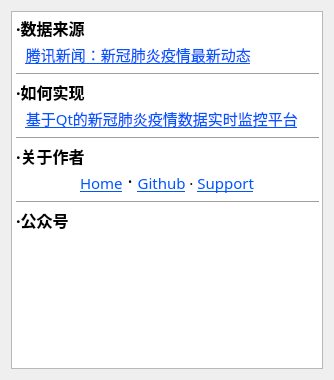
<?xml version="1.0" encoding="UTF-8"?>
<ui version="4.0">
 <class>about</class>
 <widget class="QDialog" name="about">
  <property name="geometry">
   <rect>
    <x>0</x>
    <y>0</y>
    <width>334</width>
    <height>380</height>
   </rect>
  </property>
  <property name="windowTitle">
   <string>Dialog</string>
  </property>
  <layout class="QVBoxLayout" name="verticalLayout">
   <item>
    <widget class="QTextBrowser" name="tb_about">
     <property name="font">
      <font>
       <family>黑体</family>
       <pointsize>7</pointsize>
      </font>
     </property>
     <property name="html">
      <string>&lt;!DOCTYPE HTML PUBLIC &quot;-//W3C//DTD HTML 4.0//EN&quot; &quot;http://www.w3.org/TR/REC-html40/strict.dtd&quot;&gt;
&lt;html&gt;&lt;head&gt;&lt;meta name=&quot;qrichtext&quot; content=&quot;1&quot; /&gt;&lt;style type=&quot;text/css&quot;&gt;
p, li { white-space: pre-wrap; }
&lt;/style&gt;&lt;/head&gt;&lt;body style=&quot; font-family:'黑体'; font-size:7pt; font-weight:400; font-style:normal;&quot;&gt;
&lt;p style=&quot; margin-top:0px; margin-bottom:0px; margin-left:0px; margin-right:0px; -qt-block-indent:0; text-indent:0px;&quot;&gt;&lt;span style=&quot; font-size:12pt; font-weight:600;&quot;&gt;·数据来源&lt;/span&gt;&lt;/p&gt;
&lt;p style=&quot; margin-top:0px; margin-bottom:0px; margin-left:0px; margin-right:0px; -qt-block-indent:0; text-indent:0px;&quot;&gt;&lt;span style=&quot; font-size:14pt;&quot;&gt;  &lt;/span&gt;&lt;a href=&quot;https://news.qq.com/zt2020/page/feiyan.htm&quot;&gt;&lt;span style=&quot; font-size:11pt; text-decoration: underline; color:#0055ff;&quot;&gt;腾讯新闻：新冠肺炎疫情最新动态&lt;/span&gt;&lt;/a&gt;&lt;/p&gt;
&lt;hr /&gt;
&lt;p style=&quot; margin-top:0px; margin-bottom:0px; margin-left:0px; margin-right:0px; -qt-block-indent:0; text-indent:0px;&quot;&gt;&lt;span style=&quot; font-size:12pt; font-weight:600;&quot;&gt;·如何实现&lt;/span&gt;&lt;/p&gt;
&lt;p style=&quot; margin-top:0px; margin-bottom:0px; margin-left:0px; margin-right:0px; -qt-block-indent:0; text-indent:0px;&quot;&gt;&lt;span style=&quot; font-size:14pt;&quot;&gt;  &lt;/span&gt;&lt;a href=&quot;http://www.wangchaochao.top/2020/02/14/qt-ncov/&quot;&gt;&lt;span style=&quot; font-size:11pt; text-decoration: underline; color:#0055ff;&quot;&gt;基于Qt的新冠肺炎疫情数据实时监控平台&lt;/span&gt;&lt;/a&gt;&lt;/p&gt;
&lt;hr /&gt;
&lt;p style=&quot; margin-top:0px; margin-bottom:0px; margin-left:0px; margin-right:0px; -qt-block-indent:0; text-indent:0px;&quot;&gt;&lt;span style=&quot; font-size:12pt; font-weight:600;&quot;&gt;·关于作者&lt;/span&gt;&lt;/p&gt;
&lt;p align=&quot;center&quot; style=&quot; margin-top:0px; margin-bottom:0px; margin-left:0px; margin-right:0px; -qt-block-indent:0; text-indent:0px;&quot;&gt;&lt;a href=&quot;http://www.wangchaochao.top/2020/02/14/qt-ncov/&quot;&gt;&lt;span style=&quot; font-size:11pt; text-decoration: underline; color:#0055ff;&quot;&gt;Home&lt;/span&gt;&lt;/a&gt;&lt;span style=&quot; font-size:14pt; color:#000000;&quot;&gt; · &lt;/span&gt;&lt;a href=&quot;https://github.com/qtexe/qt_2019_ncov&quot;&gt;&lt;span style=&quot; font-size:11pt; text-decoration: underline; color:#0055ff;&quot;&gt;Github&lt;/span&gt;&lt;/a&gt;&lt;span style=&quot; font-size:11pt; color:#000000;&quot;&gt; · &lt;/span&gt;&lt;a href=&quot;https://wcc-blog.oss-cn-beijing.aliyuncs.com/payQR.jpg&quot;&gt;&lt;span style=&quot; font-size:11pt; text-decoration: underline; color:#0055ff;&quot;&gt;Support&lt;/span&gt;&lt;/a&gt;&lt;/p&gt;
&lt;hr /&gt;
&lt;p style=&quot; margin-top:0px; margin-bottom:0px; margin-left:0px; margin-right:0px; -qt-block-indent:0; text-indent:0px;&quot;&gt;&lt;span style=&quot; font-size:12pt; font-weight:600;&quot;&gt;·公众号&lt;/span&gt;&lt;/p&gt;
&lt;p align=&quot;center&quot; style=&quot; margin-top:0px; margin-bottom:0px; margin-left:0px; margin-right:0px; -qt-block-indent:0; text-indent:0px;&quot;&gt;&lt;img src=&quot;:/my_sub.jpg&quot; width=&quot;100&quot; height=&quot;100&quot; /&gt;&lt;/p&gt;&lt;/body&gt;&lt;/html&gt;</string>
     </property>
    </widget>
   </item>
  </layout>
 </widget>
 <resources/>
 <connections/>
</ui>
